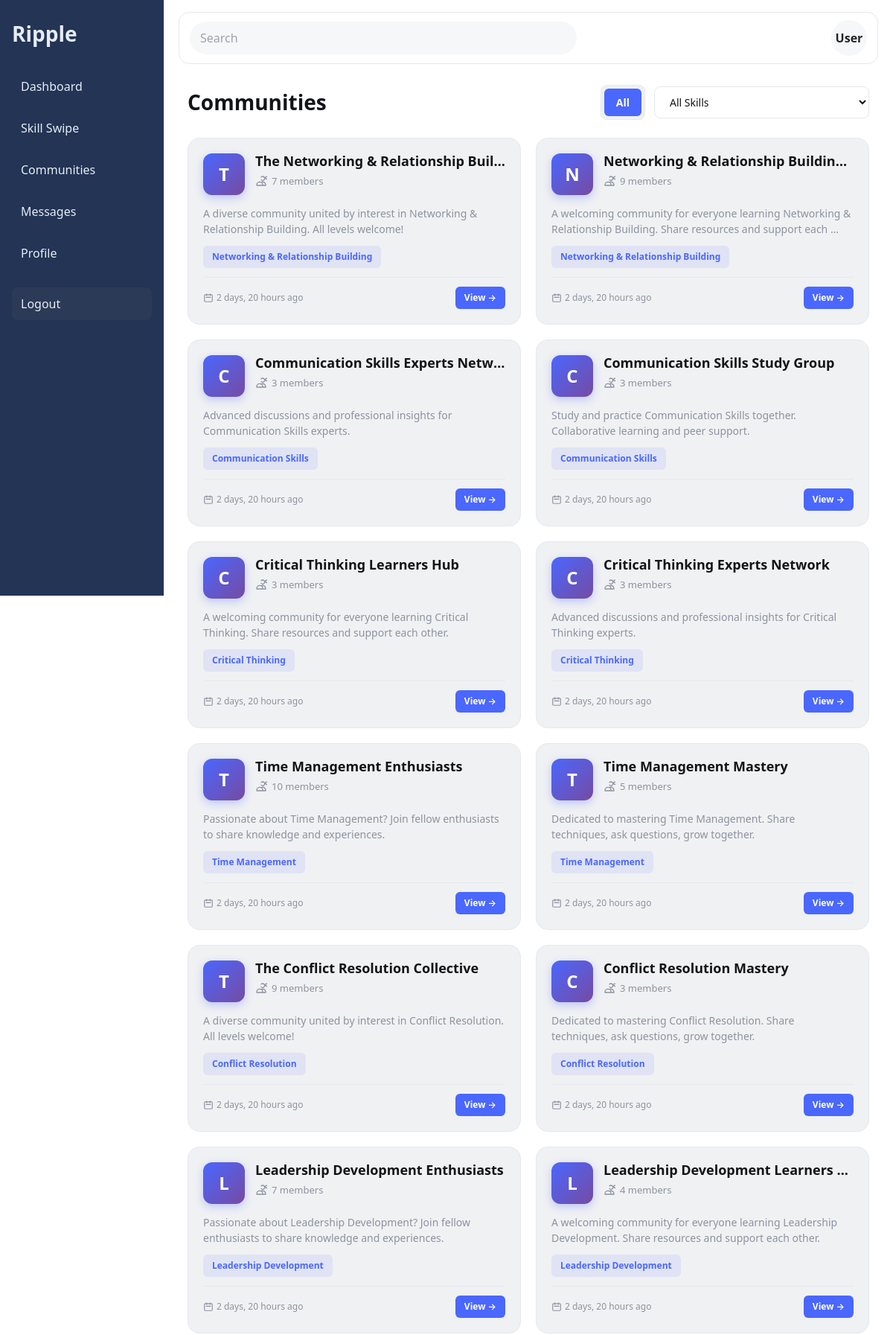
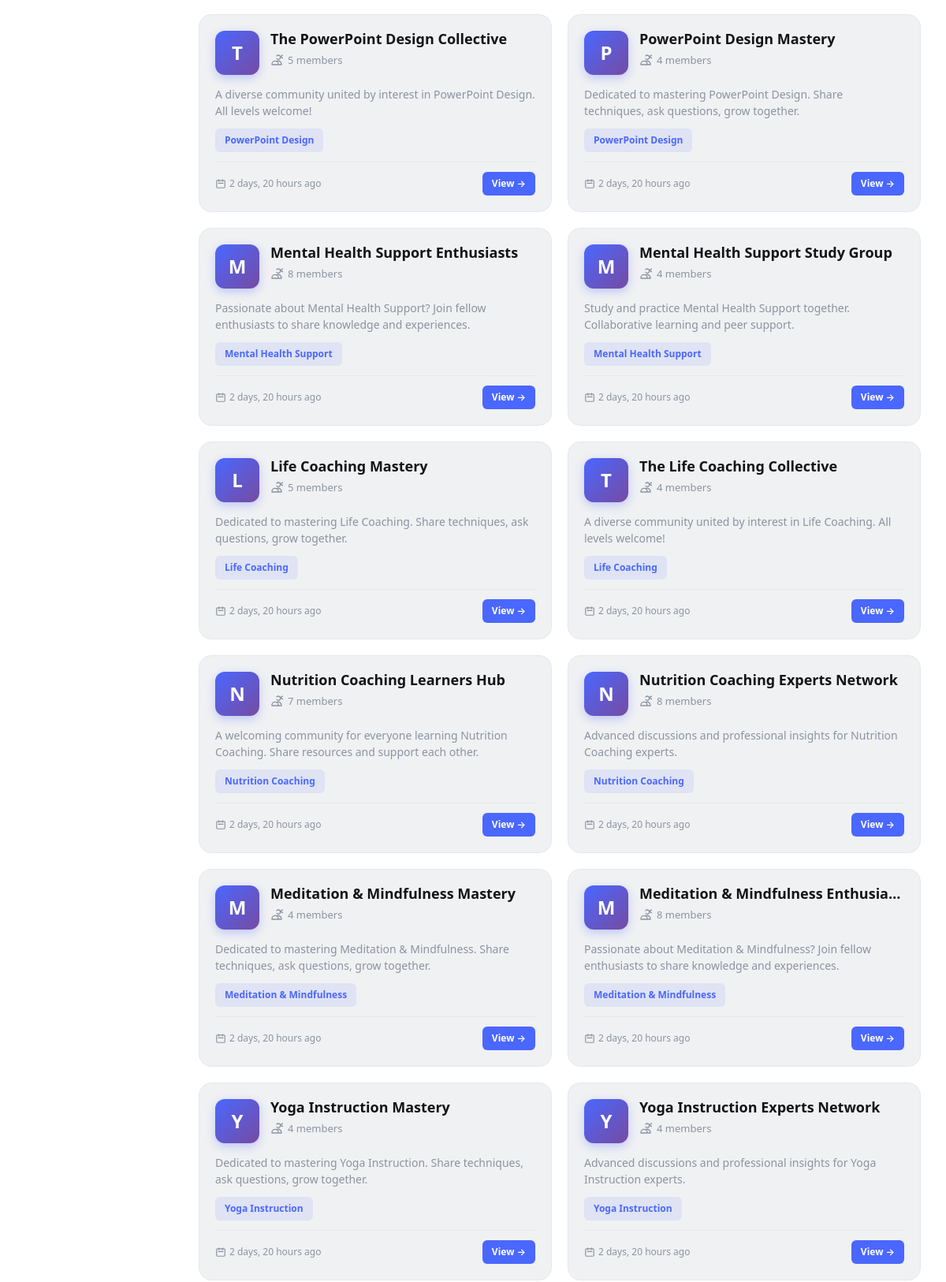
The page /communities/ (upper part) on the database its author committed (2 pictures, top to bottom).
### communities/models.py (models this page shows, shortened)
class Community(models.Model):
    name = models.CharField(max_length=140)
    skill = models.ForeignKey(Skill, on_delete=models.CASCADE)
    description = models.TextField(blank=True)
    members = models.ManyToManyField(settings.AUTH_USER_MODEL, related_name='communities', blank=True)
    created_at = models.DateTimeField(auto_now_add=True, null=True, blank=True)
    updated_at = models.DateTimeField(auto_now=True, null=True, blank=True)
    creator = models.ForeignKey(settings.AUTH_USER_MODEL, on_delete=models.SET_NULL, null=True, blank=True, related_name='created_communities')
    is_approved = models.BooleanField(default=True)  # For admin approval system
    class Meta:
        verbose_name_plural = 'Communities'
        ordering = ['-created_at']

### skills/models.py (models this page shows, shortened)
class Skill(models.Model):
    name = models.CharField(max_length=120, unique=True)
    description = models.TextField(blank=True)

### communities/views.py (the view)
# urls.py: path('', views.communities_page, name='communities'),
def communities_page(request):
    skill_filter = request.GET.get('skill', 'all')
    filter_type = request.GET.get('filter', 'all')  # 'all' or 'my'
    communities = Community.objects.filter(
        is_approved=True
    ).select_related(
        'skill', 'creator'
    ).prefetch_related(
        'members'
    )
    if skill_filter != 'all':
        communities = communities.filter(skill__id=skill_filter)
    if filter_type == 'my' and request.user.is_authenticated:
        communities = communities.filter(members=request.user)
    communities = communities.order_by('-created_at')
    skills = Skill.objects.all().order_by('name')
    return render(request, 'communities/communities.html', {
        'communities': communities,
        'skills': skills,
        'current_skill_filter': skill_filter,
        'filter_type': filter_type,
    })

### communities/templates/communities/communities.html (shortened to what this page needs)
{% extends 'base.html' %}
{% block content %}
<div class="communities-header">
    <h2>Communities</h2>
    <div class="header-actions">
        <form method="get" style="display: flex; gap: 12px; align-items: center;">
            <div class="filter-tabs">
                <a href="?filter=all{% if current_skill_filter and current_skill_filter != 'all' %}&skill={{ current_skill_filter }}{% endif %}"
                   class="filter-tab {% if not filter_type or filter_type == 'all' %}active{% endif %}">
                    All
                </a>
            </div>
            <select name="skill" onchange="this.form.submit()" class="filter-select">
                <option value="all" {% if current_skill_filter == 'all' %}selected{% endif %}>All Skills</option>
            </select>
        </form>
    </div>
</div>
{% if communities %}
    <div class="communities-grid">
        {% for c in communities %}
        <a href="{% url 'communities:community_detail' c.pk %}" class="community-card">
            <div class="community-header">
                <div class="community-avatar">
                    {{ c.name|first|upper }}
                </div>
                <div class="community-info">
                    <h3 class="community-name">{{ c.name }}</h3>
                    <div class="community-members">
                        <svg fill="none" stroke="currentColor" viewBox="0 0 24 24">
                            <path stroke-linecap="round" stroke-linejoin="round" stroke-width="2" d="M12 4.354a4 4 0 110 5.292M15 21H3v-1a6 6 0 0112 0v1zm0 0h6v-1a6 6 0 00-9-5.197m13.5-9a2.5 2.5 0 11-5 0 2.5 2.5 0 015 0z"></path>
                        </svg>
                        <span>{{ c.members.count }} member{{ c.members.count|pluralize }}</span>
                    </div>
                </div>
            </div>
            {% if c.description %}
            <p class="community-description">{{ c.description|truncatewords:15 }}</p>
            {% else %}
            <p class="community-description">A community for {{ c.skill.name }} enthusiasts.</p>
            {% endif %}
            <span class="community-skill-tag">{{ c.skill.name }}</span>
            <div class="community-footer">
                <div class="community-date">
                    <svg fill="none" stroke="currentColor" viewBox="0 0 24 24">
                        <path stroke-linecap="round" stroke-linejoin="round" stroke-width="2" d="M8 7V3m8 4V3m-9 8h10M5 21h14a2 2 0 002-2V7a2 2 0 00-2-2H5a2 2 0 00-2 2v12a2 2 0 002 2z"></path>
                    </svg>
                    <span>{% if c.created_at %}{{ c.created_at|timesince }} ago{% else %}Recently{% endif %}</span>
                </div>
                {% if user in c.members.all %}
                    <span class="badge-joined">✓ Joined</span>
                {% else %}
                    <span class="badge-view">View →</span>
                {% endif %}
            </div>
        </a>
        {% endfor %}
    </div>
{% endif %}
{% endblock %}

### static/css/main.css (style rules this page uses)
:root { --bg:#f6f7f9;--card:#f0f1f3;--sidebar:#233455;--sidebarText:#e6ecf5;--text:#121417;--muted:#8b93a1;--brand:#4a67ff }
* { box-sizing:border-box }
html,body { margin:0;padding:0;font-family:Inter,system-ui,-apple-system,Segoe UI,Roboto,Arial,sans-serif;color:var(--text);background:var(--bg) }

### communities/templates/communities/communities.html (style rules this page uses)
.communities-header { display: flex; justify-content: space-between; align-items: center; margin-bottom: 24px; }
.communities-header h2 { font-size: 28px; font-weight: 700; color: var(--text); margin: 0; }
.header-actions { display: flex; gap: 12px; align-items: center; }
.filter-tabs { display: flex; background: var(--card); border-radius: 8px; padding: 4px; border: 1px solid #e6e8ee; }
.filter-tab { padding: 8px 16px; border-radius: 6px; font-size: 14px; font-weight: 600; cursor: pointer; transition: all 0.2s; text-decoration: none; color: var(--muted); }
.filter-tab.active { background: var(--brand); color: white; }
.filter-select { padding: 10px 16px; border: 1px solid #e6e8ee; border-radius: 8px; background: white; font-size: 14px; color: var(--text); cursor: pointer; outline: none; transition: all 0.2s; }
.communities-grid { display: grid; grid-template-columns: repeat(auto-fill, minmax(320px, 1fr)); gap: 20px; }
.community-card { background: var(--card); border-radius: 16px; padding: 20px; transition: all 0.3s; text-decoration: none; display: block; border: 1px solid #e6e8ee; }
.community-header { display: flex; gap: 14px; margin-bottom: 14px; align-items: start; }
.community-avatar { width: 56px; height: 56px; border-radius: 12px; background: linear-gradient(135deg, var(--brand) 0%, #764ba2 100%); display: flex; align-items: center; justify-content: center; flex-shrink: 0; font-size: 24px; font-weight: 700; color: white; box-shadow: 0 4px 12px rgba(74, 103, 255, 0.3); }
.community-info { flex: 1; min-width: 0; }
.community-name { font-size: 18px; font-weight: 700; color: var(--text); margin: 0 0 6px 0; white-space: nowrap; overflow: hidden; text-overflow: ellipsis; }
.community-members { display: flex; align-items: center; gap: 6px; color: var(--muted); font-size: 13px; font-weight: 500; }
.community-members svg { width: 16px; height: 16px; }
.community-description { color: var(--muted); font-size: 14px; line-height: 1.5; margin-bottom: 12px; }
.community-skill-tag { display: inline-block; padding: 6px 12px; background: rgba(74, 103, 255, 0.1); color: var(--brand); border-radius: 6px; font-size: 12px; font-weight: 600; margin-bottom: 12px; }
.community-footer { display: flex; justify-content: space-between; align-items: center; padding-top: 12px; border-top: 1px solid #e6e8ee; }
.community-date { display: flex; align-items: center; gap: 4px; color: var(--muted); font-size: 12px; }
.community-date svg { width: 14px; height: 14px; }
.badge-view { padding: 6px 12px; background: var(--brand); color: white; border-radius: 6px; font-size: 12px; font-weight: 600; transition: all 0.2s; }

### rows shown on the page
Community: name|first "T", name "The Networking & Relationship Buil…", members.count "7", description "A diverse community united by interest in Networking & Relationship Building. All levels welcome!", skill.name "Networking & Relationship Building", created_at "2 days, 20 hours", shows "View →"
Community: name|first "N", name "Networking & Relationship Buildin…", members.count "9", description "A welcoming community for everyone learning Networking & Relationship Building. Share resources and support each …", skill.name "Networking & Relationship Building", created_at "2 days, 20 hours", shows "View →"
Community: name|first "C", name "Communication Skills Experts Netw…", members.count "3", description "Advanced discussions and professional insights for Communication Skills experts.", skill.name "Communication Skills", created_at "2 days, 20 hours", shows "View →"
Community: name|first "C", name "Communication Skills Study Group", members.count "3", description "Study and practice Communication Skills together. Collaborative learning and peer support.", skill.name "Communication Skills", created_at "2 days, 20 hours", shows "View →"
Community: name|first "C", name "Critical Thinking Learners Hub", members.count "3", description "A welcoming community for everyone learning Critical Thinking. Share resources and support each other.", skill.name "Critical Thinking", created_at "2 days, 20 hours", shows "View →"
Community: name|first "C", name "Critical Thinking Experts Network", members.count "3", description "Advanced discussions and professional insights for Critical Thinking experts.", skill.name "Critical Thinking", created_at "2 days, 20 hours", shows "View →"
Community: name|first "T", name "Time Management Enthusiasts", members.count "10", description "Passionate about Time Management? Join fellow enthusiasts to share knowledge and experiences.", skill.name "Time Management", created_at "2 days, 20 hours", shows "View →"
Community: name|first "T", name "Time Management Mastery", members.count "5", description "Dedicated to mastering Time Management. Share techniques, ask questions, grow together.", skill.name "Time Management", created_at "2 days, 20 hours", shows "View →"
Community: name|first "T", name "The Conflict Resolution Collective", members.count "9", description "A diverse community united by interest in Conflict Resolution. All levels welcome!", skill.name "Conflict Resolution", created_at "2 days, 20 hours", shows "View →"
Community: name|first "C", name "Conflict Resolution Mastery", members.count "3", description "Dedicated to mastering Conflict Resolution. Share techniques, ask questions, grow together.", skill.name "Conflict Resolution", created_at "2 days, 20 hours", shows "View →"
Community: name|first "L", name "Leadership Development Enthusiasts", members.count "7", description "Passionate about Leadership Development? Join fellow enthusiasts to share knowledge and experiences.", skill.name "Leadership Development", created_at "2 days, 20 hours", shows "View →"
Community: name|first "L", name "Leadership Development Learners…", members.count "4", description "A welcoming community for everyone learning Leadership Development. Share resources and support each other.", skill.name "Leadership Development", created_at "2 days, 20 hours", shows "View →"
Community: name|first "T", name "The PowerPoint Design Collective", members.count "5", description "A diverse community united by interest in PowerPoint Design. All levels welcome!", skill.name "PowerPoint Design", created_at "2 days, 20 hours", shows "View →"
Community: name|first "P", name "PowerPoint Design Mastery", members.count "4", description "Dedicated to mastering PowerPoint Design. Share techniques, ask questions, grow together.", skill.name "PowerPoint Design", created_at "2 days, 20 hours", shows "View →"
Community: name|first "M", name "Mental Health Support Enthusiasts", members.count "8", description "Passionate about Mental Health Support? Join fellow enthusiasts to share knowledge and experiences.", skill.name "Mental Health Support", created_at "2 days, 20 hours", shows "View →"
Community: name|first "M", name "Mental Health Support Study Group", members.count "4", description "Study and practice Mental Health Support together. Collaborative learning and peer support.", skill.name "Mental Health Support", created_at "2 days, 20 hours", shows "View →"
Community: name|first "L", name "Life Coaching Mastery", members.count "5", description "Dedicated to mastering Life Coaching. Share techniques, ask questions, grow together.", skill.name "Life Coaching", created_at "2 days, 20 hours", shows "View →"
Community: name|first "T", name "The Life Coaching Collective", members.count "4", description "A diverse community united by interest in Life Coaching. All levels welcome!", skill.name "Life Coaching", created_at "2 days, 20 hours", shows "View →"
Community: name|first "N", name "Nutrition Coaching Learners Hub", members.count "7", description "A welcoming community for everyone learning Nutrition Coaching. Share resources and support each other.", skill.name "Nutrition Coaching", created_at "2 days, 20 hours", shows "View →"
Community: name|first "N", name "Nutrition Coaching Experts Network", members.count "8", description "Advanced discussions and professional insights for Nutrition Coaching experts.", skill.name "Nutrition Coaching", created_at "2 days, 20 hours", shows "View →"
Community: name|first "M", name "Meditation & Mindfulness Mastery", members.count "4", description "Dedicated to mastering Meditation & Mindfulness. Share techniques, ask questions, grow together.", skill.name "Meditation & Mindfulness", created_at "2 days, 20 hours", shows "View →"
Community: name|first "M", name "Meditation & Mindfulness Enthusia…", members.count "8", description "Passionate about Meditation & Mindfulness? Join fellow enthusiasts to share knowledge and experiences.", skill.name "Meditation & Mindfulness", created_at "2 days, 20 hours", shows "View →"
Community: name|first "Y", name "Yoga Instruction Mastery", members.count "4", description "Dedicated to mastering Yoga Instruction. Share techniques, ask questions, grow together.", skill.name "Yoga Instruction", created_at "2 days, 20 hours", shows "View →"
Community: name|first "Y", name "Yoga Instruction Experts Network", members.count "4", description "Advanced discussions and professional insights for Yoga Instruction experts.", skill.name "Yoga Instruction", created_at "2 days, 20 hours", shows "View →"
